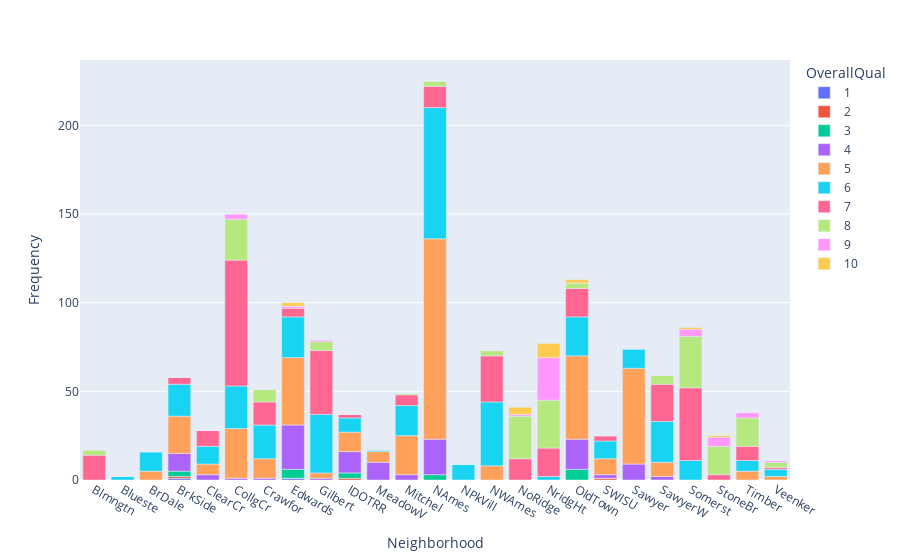

Notebook code for this chart:
### Markdown cell above
OverallQual: Rates the overall material and finish of the house

       10	Very Excellent
       9	Excellent
       8	Very Good
       7	Good
       6	Above Average
       5	Average
       4	Below Average
       3	Fair
       2	Poor
       1	Very Poor

### Code cell
fig = px.bar(CT, color='OverallQual', labels={'value':'Frequency'})

fig.show()

### Figure 1 — Plotly figure (JSON) as saved in the notebook; plotly's stock layout.template omitted (floating-point values rounded to 4 significant figures)
{"data": [{"alignmentgroup": "True", "hovertemplate": "OverallQual=1<br>Neighborhood=%{x}<br>Frequency=%{y}<extra></extra>", "legendgroup": "1", "marker": {"color": "#636efa", "pattern": {"shape": ""}}, "name": "1", "offsetgroup": "1", "orientation": "v", "showlegend": true, "textposition": "auto", "type": "bar", "x": ["Blmngtn", "Blueste", "BrDale", "BrkSide", "ClearCr", "CollgCr", "Crawfor", "Edwards", "Gilbert", "IDOTRR", "MeadowV", "Mitchel", "NAmes", "NPkVill", "NWAmes", "NoRidge", "NridgHt", "OldTown", "SWISU", "Sawyer", "SawyerW", "Somerst", "StoneBr", "Timber", "Veenker"], "xaxis": "x", "y": [0, 0, 0, 1, 0, 0, 0, 1, 0, 0, 0, 0, 0, 0, 0, 0, 0, 0, 0, 0, 0, 0, 0, 0, 0], "yaxis": "y"}, {"alignmentgroup": "True", "hovertemplate": "OverallQual=2<br>Neighborhood=%{x}<br>Frequency=%{y}<extra></extra>", "legendgroup": "2", "marker": {"color": "#EF553B", "pattern": {"shape": ""}}, "name": "2", "offsetgroup": "2", "orientation": "v", "showlegend": true, "textposition": "auto", "type": "bar", "x": ["Blmngtn", "Blueste", "BrDale", "BrkSide", "ClearCr", "CollgCr", "Crawfor", "Edwards", "Gilbert", "IDOTRR", "MeadowV", "Mitchel", "NAmes", "NPkVill", "NWAmes", "NoRidge", "NridgHt", "OldTown", "SWISU", "Sawyer", "SawyerW", "Somerst", "StoneBr", "Timber", "Veenker"], "xaxis": "x", "y": [0, 0, 0, 1, 0, 0, 0, 0, 0, 1, 0, 0, 0, 0, 0, 0, 0, 0, 1, 0, 0, 0, 0, 0, 0], "yaxis": "y"}, {"alignmentgroup": "True", "hovertemplate": "OverallQual=3<br>Neighborhood=%{x}<br>Frequency=%{y}<extra></extra>", "legendgroup": "3", "marker": {"color": "#00cc96", "pattern": {"shape": ""}}, "name": "3", "offsetgroup": "3", "orientation": "v", "showlegend": true, "textposition": "auto", "type": "bar", "x": ["Blmngtn", "Blueste", "BrDale", "BrkSide", "ClearCr", "CollgCr", "Crawfor", "Edwards", "Gilbert", "IDOTRR", "MeadowV", "Mitchel", "NAmes", "NPkVill", "NWAmes", "NoRidge", "NridgHt", "OldTown", "SWISU", "Sawyer", "SawyerW", "Somerst", "StoneBr", "Timber", "Veenker"], "xaxis": "x", "y": [0, 0, 0, 3, 0, 0, 0, 5, 0, 3, 0, 0, 3, 0, 0, 0, 0, 6, 0, 0, 0, 0, 0, 0, 0], "yaxis": "y"}, {"alignmentgroup": "True", "hovertemplate": "OverallQual=4<br>Neighborhood=%{x}<br>Frequency=%{y}<extra></extra>", "legendgroup": "4", "marker": {"color": "#ab63fa", "pattern": {"shape": ""}}, "name": "4", "offsetgroup": "4", "orientation": "v", "showlegend": true, "textposition": "auto", "type": "bar", "x": ["Blmngtn", "Blueste", "BrDale", "BrkSide", "ClearCr", "CollgCr", "Crawfor", "Edwards", "Gilbert", "IDOTRR", "MeadowV", "Mitchel", "NAmes", "NPkVill", "NWAmes", "NoRidge", "NridgHt", "OldTown", "SWISU", "Sawyer", "SawyerW", "Somerst", "StoneBr", "Timber", "Veenker"], "xaxis": "x", "y": [0, 0, 0, 10, 3, 1, 1, 25, 1, 12, 10, 3, 20, 0, 0, 0, 0, 17, 2, 9, 2, 0, 0, 0, 0], "yaxis": "y"}, {"alignmentgroup": "True", "hovertemplate": "OverallQual=5<br>Neighborhood=%{x}<br>Frequency=%{y}<extra></extra>", "legendgroup": "5", "marker": {"color": "#FFA15A", "pattern": {"shape": ""}}, "name": "5", "offsetgroup": "5", "orientation": "v", "showlegend": true, "textposition": "auto", "type": "bar", "x": ["Blmngtn", "Blueste", "BrDale", "BrkSide", "ClearCr", "CollgCr", "Crawfor", "Edwards", "Gilbert", "IDOTRR", "MeadowV", "Mitchel", "NAmes", "NPkVill", "NWAmes", "NoRidge", "NridgHt", "OldTown", "SWISU", "Sawyer", "SawyerW", "Somerst", "StoneBr", "Timber", "Veenker"], "xaxis": "x", "y": [0, 0, 5, 21, 6, 28, 11, 38, 3, 11, 6, 22, 113, 0, 8, 0, 0, 47, 9, 54, 8, 0, 0, 5, 2], "yaxis": "y"}, {"alignmentgroup": "True", "hovertemplate": "OverallQual=6<br>Neighborhood=%{x}<br>Frequency=%{y}<extra></extra>", "legendgroup": "6", "marker": {"color": "#19d3f3", "pattern": {"shape": ""}}, "name": "6", "offsetgroup": "6", "orientation": "v", "showlegend": true, "textposition": "auto", "type": "bar", "x": ["Blmngtn", "Blueste", "BrDale", "BrkSide", "ClearCr", "CollgCr", "Crawfor", "Edwards", "Gilbert", "IDOTRR", "MeadowV", "Mitchel", "NAmes", "NPkVill", "NWAmes", "NoRidge", "NridgHt", "OldTown", "SWISU", "Sawyer", "SawyerW", "Somerst", "StoneBr", "Timber", "Veenker"], "xaxis": "x", "y": [0, 2, 11, 18, 10, 24, 19, 23, 33, 8, 1, 17, 74, 9, 36, 0, 2, 22, 10, 11, 23, 11, 0, 6, 4], "yaxis": "y"}, {"alignmentgroup": "True", "hovertemplate": "OverallQual=7<br>Neighborhood=%{x}<br>Frequency=%{y}<extra></extra>", "legendgroup": "7", "marker": {"color": "#FF6692", "pattern": {"shape": ""}}, "name": "7", "offsetgroup": "7", "orientation": "v", "showlegend": true, "textposition": "auto", "type": "bar", "x": ["Blmngtn", "Blueste", "BrDale", "BrkSide", "ClearCr", "CollgCr", "Crawfor", "Edwards", "Gilbert", "IDOTRR", "MeadowV", "Mitchel", "NAmes", "NPkVill", "NWAmes", "NoRidge", "NridgHt", "OldTown", "SWISU", "Sawyer", "SawyerW", "Somerst", "StoneBr", "Timber", "Veenker"], "xaxis": "x", "y": [14, 0, 0, 4, 9, 71, 13, 5, 36, 2, 0, 6, 12, 0, 26, 12, 16, 16, 3, 0, 21, 41, 3, 8, 1], "yaxis": "y"}, {"alignmentgroup": "True", "hovertemplate": "OverallQual=8<br>Neighborhood=%{x}<br>Frequency=%{y}<extra></extra>", "legendgroup": "8", "marker": {"color": "#B6E880", "pattern": {"shape": ""}}, "name": "8", "offsetgroup": "8", "orientation": "v", "showlegend": true, "textposition": "auto", "type": "bar", "x": ["Blmngtn", "Blueste", "BrDale", "BrkSide", "ClearCr", "CollgCr", "Crawfor", "Edwards", "Gilbert", "IDOTRR", "MeadowV", "Mitchel", "NAmes", "NPkVill", "NWAmes", "NoRidge", "NridgHt", "OldTown", "SWISU", "Sawyer", "SawyerW", "Somerst", "StoneBr", "Timber", "Veenker"], "xaxis": "x", "y": [3, 0, 0, 0, 0, 23, 7, 0, 5, 0, 0, 1, 3, 0, 3, 24, 27, 3, 0, 0, 5, 29, 16, 16, 3], "yaxis": "y"}, {"alignmentgroup": "True", "hovertemplate": "OverallQual=9<br>Neighborhood=%{x}<br>Frequency=%{y}<extra></extra>", "legendgroup": "9", "marker": {"color": "#FF97FF", "pattern": {"shape": ""}}, "name": "9", "offsetgroup": "9", "orientation": "v", "showlegend": true, "textposition": "auto", "type": "bar", "x": ["Blmngtn", "Blueste", "BrDale", "BrkSide", "ClearCr", "CollgCr", "Crawfor", "Edwards", "Gilbert", "IDOTRR", "MeadowV", "Mitchel", "NAmes", "NPkVill", "NWAmes", "NoRidge", "NridgHt", "OldTown", "SWISU", "Sawyer", "SawyerW", "Somerst", "StoneBr", "Timber", "Veenker"], "xaxis": "x", "y": [0, 0, 0, 0, 0, 3, 0, 1, 1, 0, 0, 0, 0, 0, 0, 1, 24, 0, 0, 0, 0, 4, 5, 3, 1], "yaxis": "y"}, {"alignmentgroup": "True", "hovertemplate": "OverallQual=10<br>Neighborhood=%{x}<br>Frequency=%{y}<extra></extra>", "legendgroup": "10", "marker": {"color": "#FECB52", "pattern": {"shape": ""}}, "name": "10", "offsetgroup": "10", "orientation": "v", "showlegend": true, "textposition": "auto", "type": "bar", "x": ["Blmngtn", "Blueste", "BrDale", "BrkSide", "ClearCr", "CollgCr", "Crawfor", "Edwards", "Gilbert", "IDOTRR", "MeadowV", "Mitchel", "NAmes", "NPkVill", "NWAmes", "NoRidge", "NridgHt", "OldTown", "SWISU", "Sawyer", "SawyerW", "Somerst", "StoneBr", "Timber", "Veenker"], "xaxis": "x", "y": [0, 0, 0, 0, 0, 0, 0, 2, 0, 0, 0, 0, 0, 0, 0, 4, 8, 2, 0, 0, 0, 1, 1, 0, 0], "yaxis": "y"}], "layout": {"barmode": "relative", "legend": {"title": {"text": "OverallQual"}, "tracegroupgap": 0}, "margin": {"t": 60}, "xaxis": {"anchor": "y", "domain": [0, 1], "title": {"text": "Neighborhood"}}, "yaxis": {"anchor": "x", "domain": [0, 1], "title": {"text": "Frequency"}}}}
